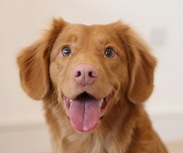
#> input picture cvintro/img/dog_looking.jpg, 183 x 153 px
$ python make_pyramid_demo.py
#> lines starting #> are read from the running program, lines starting #| are printed output that depends on the picture
"""Generate pyramid_demo.gif: an animated version of the lesson 11 notebook's
"Building a Gaussian pyramid" cell. Repeats "blur, then downsample" on a real
photo, with each finished level appended to a growing 3D "pancake stack" on
the side and a third column showing every level resized back up to a common
size, so the progressive loss of detail is obvious even for the tiny late
levels.

Run from anywhere:
    python make_pyramid_demo.py
Output:
    pyramid_demo.gif  (written next to this script)
"""
import io
import os

import cv2
import matplotlib.pyplot as plt
import numpy as np
from PIL import Image

OUT_DIR = os.path.dirname(os.path.abspath(__file__))
OUT_GIF = os.path.join(OUT_DIR, "pyramid_demo.gif")
IMG_DIR = os.path.join(OUT_DIR, "..", "img")

ACTIVE_COLOR = "#e07b00"
MATCH_COLOR = "#2e9e44"
NEUTRAL_COLOR = "#222222"
SIGMA = 1.0

photo_bgr = cv2.imread(os.path.join(IMG_DIR, "dog_looking.jpg"))
#> photo_bgr is the input picture: shape (153, 183, 3); mean B, G, R 129, 152.1, 185.4
photo_bgr = cv2.resize(photo_bgr, (256, 256), interpolation=cv2.INTER_AREA)
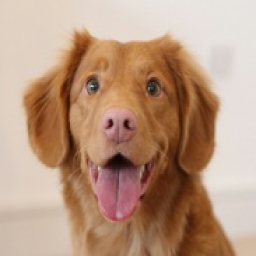
#> photo_bgr: shape (256, 256, 3); mean B, G, R 128.9, 152, 185.4
photo = cv2.cvtColor(photo_bgr, cv2.COLOR_BGR2RGB)

NUM_LEVELS = 5
pyramid = [photo]
current = photo
blurred_levels = []
for _ in range(NUM_LEVELS - 1):
    b = cv2.GaussianBlur(current, (0, 0), sigmaX=SIGMA)
    blurred_levels.append(b)
    current = b[::2, ::2]
    pyramid.append(current)
#> after the loop, blurred_levels = 4 items; pyramid = 5 items


# --- "pancake stack" rendering: each level drawn as a thin, sheared slab (as
# if viewed nearly edge-on from the side), stacked largest-at-bottom /
# smallest-at-top and centered on a common axis -- so the whole stack reads
# as a real (stepped) pyramid silhouette, upside down relative to the usual
# top-down diagram.
BASE_W = 1.0
FLATTEN = 0.45
SHEAR_FRAC = 0.45
OVERLAP = 0.12  # fraction of each slab's height hidden behind the one above it


def make_pancake(img, w_disp):
    """Returns an RGBA image (alpha=0 outside the sheared parallelogram, so
    the slab below shows through instead of a white border), plus its
    on-screen width (including the shear) and height. The destination
    quadrilateral is 2x as wide and half as tall as the "natural" px_w x px_h
    box, which is what actually flattens the pancake -- the canvas has to be
    widened to match (out_w) or the right side of the content gets clipped."""
    h, w = img.shape[:2]
    px_w = 240
    px_h = max(2, int(px_w * FLATTEN))
    shear_px = px_h * (SHEAR_FRAC / FLATTEN)
    src = np.float32([[0, 0], [w, 0], [0, h]])
    dst = np.float32([[shear_px, 0], [2 * px_w, 0], [0, 0.5 * px_h]])
    M = cv2.getAffineTransform(src, dst)
    out_w = int(np.ceil(2 * px_w + shear_px))
    warped = cv2.warpAffine(img, M, (out_w, px_h))
    mask = cv2.warpAffine(np.full((h, w), 255, dtype=np.uint8), M, (out_w, px_h))
    rgba = np.dstack([warped, mask])
    disp_h = w_disp * FLATTEN
    disp_shear = disp_h * (SHEAR_FRAC / FLATTEN)
    return rgba, w_disp + disp_shear, disp_h


def _pancake_layout(num_levels):
    """Precompute each level's (display width, height, y-position) once, for
    a fixed `num_levels`-tall stack -- shared by every frame so the stack
    doesn't subtly rescale/shift as new levels are added."""
#> called with num_levels = 5
    layout = []
    y = 0.0
    max_w = 0.0
    for i in range(num_levels):
        frac = pyramid[i].shape[0] / photo.shape[0]
        w_disp = BASE_W * frac
        disp_h = w_disp * FLATTEN
        disp_shear = disp_h * (SHEAR_FRAC / FLATTEN)
        disp_w = w_disp + disp_shear
        layout.append((w_disp, disp_w, disp_h, y))
        max_w = max(max_w, disp_w)
        y += disp_h * (1 - OVERLAP)
#> after the loop, y = 0.767
    total_h = y + (layout[-1][2] if layout else 0)
#> total_h = 0.795
    return layout, max_w, total_h


PANCAKE_LAYOUT, PANCAKE_MAX_W, PANCAKE_TOTAL_H = _pancake_layout(NUM_LEVELS)
#> PANCAKE_MAX_W = 1.45; PANCAKE_TOTAL_H = 0.795


def draw_pancake_stack(ax_stack, done_levels):
#> called with done_levels = 0
    ax_stack.axis("off")
    cx = PANCAKE_MAX_W / 2
#> cx = 0.725

    # draw back-to-front (bottom/widest slab first) so each narrower slab
    # above it is layered on top, like a real stepped stack viewed from the side
    for i in range(done_levels):
        w_disp, disp_w, disp_h, y0 = PANCAKE_LAYOUT[i]
        img_rgba, _, _ = make_pancake(pyramid[i], w_disp)
        x0 = cx - disp_w / 2
        ax_stack.imshow(img_rgba, extent=[x0, x0 + disp_w, y0, y0 + disp_h], zorder=10 + i, aspect="auto")

    ax_stack.set_xlim(-0.05, PANCAKE_MAX_W + 0.05)
    ax_stack.set_ylim(-0.05, PANCAKE_TOTAL_H * 1.15)
    ax_stack.set_aspect("auto")


def draw_zoomed_stack(ax_zoom, done_levels):
    """Same stack, but every level is nearest-neighbor zoomed back up to the
    original size, so the shrinking levels occupy equal-sized slots -- making
    the progressive loss of detail obvious even for the tiny late levels."""
#> called with done_levels = 0
    ax_zoom.axis("off")
    ax_zoom.set_xlim(0, 1)
    ax_zoom.set_ylim(0, NUM_LEVELS)
    half = 0.42
    for i in range(done_levels):
        lvl = pyramid[i]
        zoomed = cv2.resize(lvl, (photo.shape[1], photo.shape[0]), interpolation=cv2.INTER_NEAREST)
        cx, cy = 0.5, i + 0.5
        ax_zoom.imshow(zoomed, extent=[cx - half, cx + half, cy - half, cy + half], zorder=2)


def render(stage, step_idx, final_hold=False):
    """stage: 0=blur, 1=downsample (level just added)."""
    done_levels = step_idx + (1 if stage == 1 else 0)
    cur_img = blurred_levels[step_idx] if stage == 0 else pyramid[step_idx + 1]

    fig, axes = plt.subplots(1, 3, figsize=(12.5, 5.4), dpi=120, gridspec_kw={"width_ratios": [1.0, 0.45, 0.45]})
    fig.subplots_adjust(top=0.78, bottom=0.08, wspace=0.25)
    ax_main, ax_stack, ax_zoom = axes

    ax_main.imshow(cur_img)
    ax_main.set_xticks([])
    ax_main.set_yticks([])
    label = "blur" if stage == 0 else "downsample"
    ax_main.set_title(label, fontsize=11, color=ACTIVE_COLOR)
    level_shown = step_idx if stage == 0 else step_idx + 1
    ax_main.set_xlabel(f"level {level_shown}: {cur_img.shape[1]}x{cur_img.shape[0]}",
                         fontsize=10, color=NEUTRAL_COLOR)

    draw_pancake_stack(ax_stack, done_levels if not final_hold else NUM_LEVELS)
    ax_stack.set_title("pyramid", fontsize=10)

    draw_zoomed_stack(ax_zoom, done_levels if not final_hold else NUM_LEVELS)
    ax_zoom.set_title("resized", fontsize=10)

    fig.suptitle("building the pyramid", fontsize=12.5,
                   color=NEUTRAL_COLOR, fontweight="bold")
    if final_hold:
        fig.text(0.5, 0.895, f"{NUM_LEVELS} levels, each half the size and visibly blurrier than the last",
                   ha="center", va="top", fontsize=11, color=MATCH_COLOR, fontweight="bold")

    buf = io.BytesIO()
    fig.savefig(buf, format="png")
    plt.close(fig)
    buf.seek(0)
    return Image.open(buf).convert("RGB")
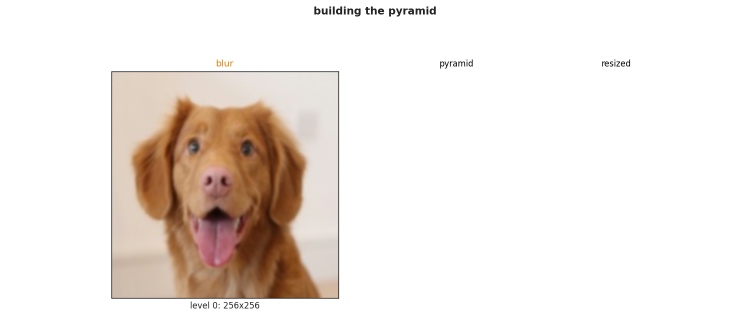
#> returned value: PIL image 1500x648 RGB (shown at 1/2 size); mean R, G, B 238.9, 231.9, 227


frames = []
HOLD_STAGE = 10
HOLD_LEVEL_END = 16
HOLD_END = 44

for step_idx in range(NUM_LEVELS - 1):
    frames += [render(0, step_idx)] * HOLD_STAGE
#> frames = 10 items
    frames += [render(1, step_idx)] * HOLD_LEVEL_END
#> call 2 of render, with stage = 1, step_idx = 0, final_hold = False
#> the loop in draw_pancake_stack (call 2), `for i in range(done_levels):` made 1 pass
#> pass 1, in make_pancake, `warped = cv2.warpAffine(img, M, (out_w, px_h))`:
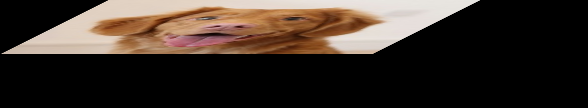
#> warped: shape (108, 588, 3); mean R, G, B 58.8, 48.3, 41
#> pass 1, in make_pancake, `rgba = np.dstack([warped, mask])`:
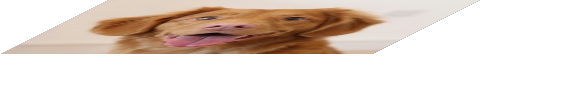
#> rgba: shape (108, 588, 4); mean R, G, B, A 58.8, 48.3, 41, 80.7; transparent parts drawn white
#> in render (call 2), `return Image.open(buf).convert("RGB")`:
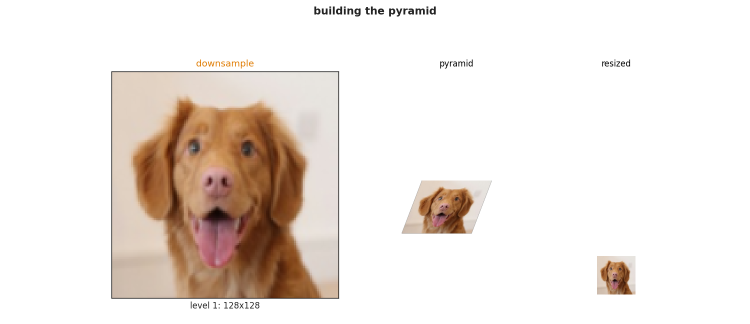
#> returned value: PIL image 1500x648 RGB (shown at 1/2 size); mean R, G, B 237.5, 229.7, 224.3
#> frames = 26 items

frames += [render(1, NUM_LEVELS - 2, final_hold=True)] * HOLD_END
#> in render (call 9), `done_levels = step_idx + (1 if stage == 1 else 0)`: done_levels = 4
#> in render (call 9), `fig.savefig(buf, format="png")`:
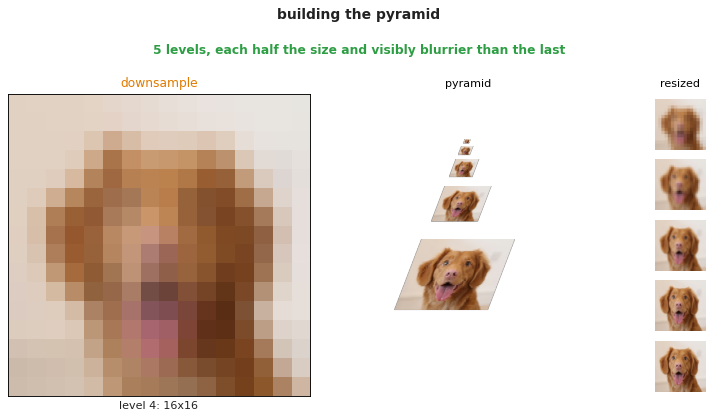
#> figure drawn by matplotlib, 3 panels
#> in render (call 9), `return Image.open(buf).convert("RGB")`:
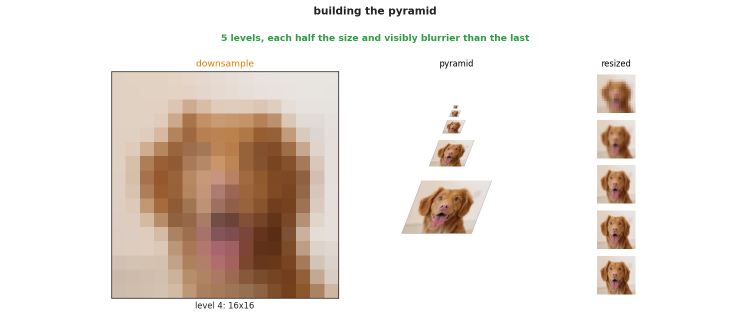
#> returned value: PIL image 1500x648 RGB (shown at 1/2 size); mean R, G, B 235.1, 226.8, 220.4
#> frames = 148 items

frames[0].save(
    OUT_GIF,
    save_all=True,
    append_images=frames[1:],
    duration=90,
    loop=0,
)
print(f"Saved {OUT_GIF} ({len(frames)} frames)")
#| Saved cvintro/animations/pyramid_demo.gif (148 frames)
